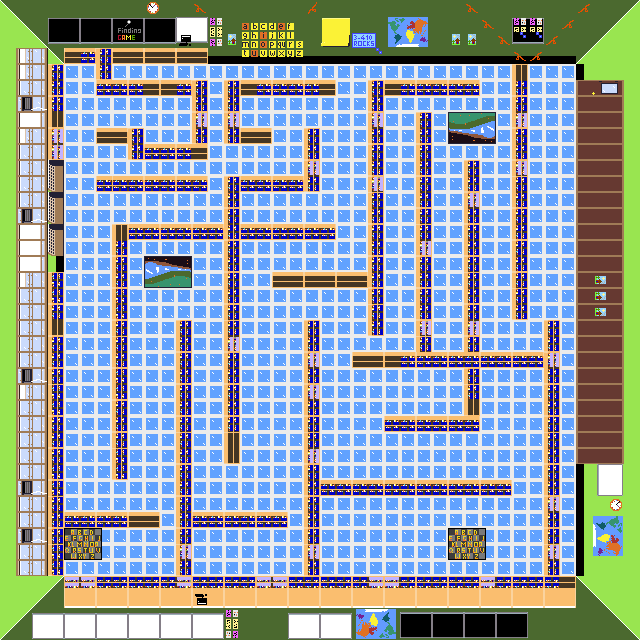

This is a level from a 2D game, rendered from its Tiled map with the project's own tilesets. A one-line summary and the map file follow, with tile-layer data summarised:
An orthogonal 40x40 tile map with 16x16 px tiles, 4 tile layers (Tile Layer 1, collide, moveable, decoration), 2 tilesets and 33 objects (24x find, 8x student, teacher).

<map version="1.10" tiledversion="1.10.2" orientation="orthogonal" renderorder="right-down" width="40" height="40" tilewidth="16" tileheight="16" infinite="0" nextlayerid="6" nextobjectid="93">
 <editorsettings>
  <export format="json" />
 </editorsettings>
 <tileset firstgid="1" source="CLASSROOM_MAX.tsx" />
 <tileset firstgid="136" source="CLASSROOM.tsx" />
 <layer id="1" name="Tile Layer 1" width="40" height="40">
  <data>[1600 cells, 1600 non-empty, 5 distinct tile ids]</data>
 </layer>
 <layer id="2" name="collide" width="40" height="40">
  <data>[1600 cells, 610 non-empty, 31 distinct tile ids]</data>
 </layer>
 <layer id="5" name="moveable" width="40" height="40">
  <data>[1600 cells, 0 non-empty, 0 distinct tile ids]</data>
 </layer>
 <layer id="3" name="decoration" width="40" height="40">
  <data>[1600 cells, 375 non-empty, 47 distinct tile ids]</data>
 </layer>
 <objectgroup id="4" name="spawn">
  <object id="17" name="find" x="246" y="164.583">
   <point />
  </object>
  <object id="22" name="teacher" x="133.667" y="71.1666">
   <point />
  </object>
  <object id="28" name="find" x="83.8333" y="230.833">
   <point />
  </object>
  <object id="37" name="find" x="287.167" y="120.167">
   <point />
  </object>
  <object id="54" name="find" x="77.5" y="94.3333">
   <point />
  </object>
  <object id="62" name="student" x="88" y="562.667">
   <point />
  </object>
  <object id="63" name="student" x="166.167" y="130">
   <point />
  </object>
  <object id="66" name="student" x="272.667" y="384">
   <point />
  </object>
  <object id="68" name="student" x="546" y="94">
   <point />
  </object>
  <object id="69" name="student" x="469" y="547">
   <point />
  </object>
  <object id="70" name="find" x="83.3333" y="413.333">
   <point />
  </object>
  <object id="71" name="find" x="152" y="258.667">
   <point />
  </object>
  <object id="72" name="find" x="209.333" y="492">
   <point />
  </object>
  <object id="73" name="find" x="218" y="554">
   <point />
  </object>
  <object id="74" name="find" x="342.667" y="532">
   <point />
  </object>
  <object id="75" name="find" x="434" y="388.667">
   <point />
  </object>
  <object id="76" name="find" x="450.667" y="330">
   <point />
  </object>
  <object id="77" name="find" x="556" y="108">
   <point />
  </object>
  <object id="78" name="find" x="349.333" y="143.333">
   <point />
  </object>
  <object id="79" name="find" x="566.667" y="498">
   <point />
  </object>
  <object id="80" name="find" x="527.333" y="550">
   <point />
  </object>
  <object id="81" name="find" x="514" y="389.333">
   <point />
  </object>
  <object id="82" name="find" x="496.667" y="142.667">
   <point />
  </object>
  <object id="83" name="find" x="352" y="77.3333">
   <point />
  </object>
  <object id="84" name="find" x="268.667" y="265.333">
   <point />
  </object>
  <object id="85" name="find" x="149.333" y="380">
   <point />
  </object>
  <object id="86" name="find" x="206" y="284">
   <point />
  </object>
  <object id="87" name="find" x="344.667" y="318">
   <point />
  </object>
  <object id="88" name="find" x="401.333" y="158.667">
   <point />
  </object>
  <object id="89" name="find" x="361.333" y="430">
   <point />
  </object>
  <object id="90" name="student" x="567" y="545">
   <point />
  </object>
  <object id="91" name="student" x="474" y="124">
   <point />
  </object>
  <object id="92" name="student" x="169" y="269">
   <point />
  </object>
 </objectgroup>
</map>
